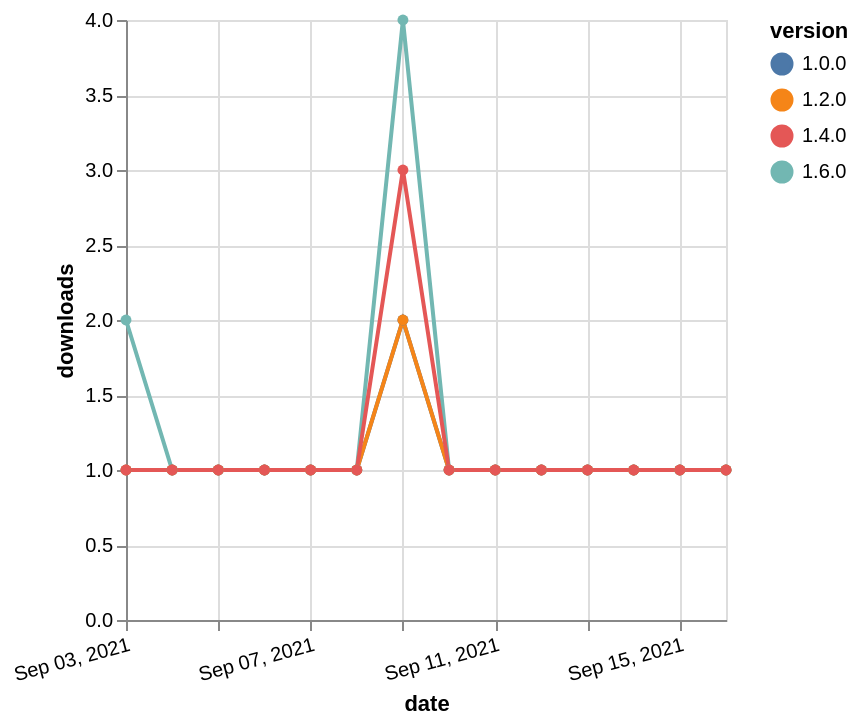

Vega-Lite specification stored for this chart:
### Vega-Lite specification from a JSON file in a GitHub repository (floating-point values rounded to 4 significant figures)
{"$schema": "https://vega.github.io/schema/vega-lite/v5.json", "description": "A simple bar chart with embedded data.", "data": {"values": [{"date": "2021-09-03", "total": 128, "delta": 2, "version": "1.6.0"}, {"date": "2021-09-04", "total": 129, "delta": 1, "version": "1.6.0"}, {"date": "2021-09-05", "total": 130, "delta": 1, "version": "1.6.0"}, {"date": "2021-09-06", "total": 131, "delta": 1, "version": "1.6.0"}, {"date": "2021-09-07", "total": 132, "delta": 1, "version": "1.6.0"}, {"date": "2021-09-08", "total": 133, "delta": 1, "version": "1.6.0"}, {"date": "2021-09-09", "total": 137, "delta": 4, "version": "1.6.0"}, {"date": "2021-09-10", "total": 138, "delta": 1, "version": "1.6.0"}, {"date": "2021-09-11", "total": 139, "delta": 1, "version": "1.6.0"}, {"date": "2021-09-12", "total": 140, "delta": 1, "version": "1.6.0"}, {"date": "2021-09-13", "total": 141, "delta": 1, "version": "1.6.0"}, {"date": "2021-09-14", "total": 142, "delta": 1, "version": "1.6.0"}, {"date": "2021-09-15", "total": 143, "delta": 1, "version": "1.6.0"}, {"date": "2021-09-16", "total": 144, "delta": 1, "version": "1.6.0"}, {"date": "2021-09-03", "total": 188, "delta": 1, "version": "1.0.0"}, {"date": "2021-09-04", "total": 189, "delta": 1, "version": "1.0.0"}, {"date": "2021-09-05", "total": 190, "delta": 1, "version": "1.0.0"}, {"date": "2021-09-06", "total": 191, "delta": 1, "version": "1.0.0"}, {"date": "2021-09-07", "total": 192, "delta": 1, "version": "1.0.0"}, {"date": "2021-09-08", "total": 193, "delta": 1, "version": "1.0.0"}, {"date": "2021-09-09", "total": 195, "delta": 2, "version": "1.0.0"}, {"date": "2021-09-10", "total": 196, "delta": 1, "version": "1.0.0"}, {"date": "2021-09-11", "total": 197, "delta": 1, "version": "1.0.0"}, {"date": "2021-09-12", "total": 198, "delta": 1, "version": "1.0.0"}, {"date": "2021-09-13", "total": 199, "delta": 1, "version": "1.0.0"}, {"date": "2021-09-14", "total": 200, "delta": 1, "version": "1.0.0"}, {"date": "2021-09-15", "total": 201, "delta": 1, "version": "1.0.0"}, {"date": "2021-09-16", "total": 202, "delta": 1, "version": "1.0.0"}, {"date": "2021-09-03", "total": 167, "delta": 1, "version": "1.2.0"}, {"date": "2021-09-04", "total": 168, "delta": 1, "version": "1.2.0"}, {"date": "2021-09-05", "total": 169, "delta": 1, "version": "1.2.0"}, {"date": "2021-09-06", "total": 170, "delta": 1, "version": "1.2.0"}, {"date": "2021-09-07", "total": 171, "delta": 1, "version": "1.2.0"}, {"date": "2021-09-08", "total": 172, "delta": 1, "version": "1.2.0"}, {"date": "2021-09-09", "total": 174, "delta": 2, "version": "1.2.0"}, {"date": "2021-09-10", "total": 175, "delta": 1, "version": "1.2.0"}, {"date": "2021-09-11", "total": 176, "delta": 1, "version": "1.2.0"}, {"date": "2021-09-12", "total": 177, "delta": 1, "version": "1.2.0"}, {"date": "2021-09-13", "total": 178, "delta": 1, "version": "1.2.0"}, {"date": "2021-09-14", "total": 179, "delta": 1, "version": "1.2.0"}, {"date": "2021-09-15", "total": 180, "delta": 1, "version": "1.2.0"}, {"date": "2021-09-16", "total": 181, "delta": 1, "version": "1.2.0"}, {"date": "2021-09-03", "total": 197, "delta": 1, "version": "1.4.0"}, {"date": "2021-09-04", "total": 198, "delta": 1, "version": "1.4.0"}, {"date": "2021-09-05", "total": 199, "delta": 1, "version": "1.4.0"}, {"date": "2021-09-06", "total": 200, "delta": 1, "version": "1.4.0"}, {"date": "2021-09-07", "total": 201, "delta": 1, "version": "1.4.0"}, {"date": "2021-09-08", "total": 202, "delta": 1, "version": "1.4.0"}, {"date": "2021-09-09", "total": 205, "delta": 3, "version": "1.4.0"}, {"date": "2021-09-10", "total": 206, "delta": 1, "version": "1.4.0"}, {"date": "2021-09-11", "total": 207, "delta": 1, "version": "1.4.0"}, {"date": "2021-09-12", "total": 208, "delta": 1, "version": "1.4.0"}, {"date": "2021-09-13", "total": 209, "delta": 1, "version": "1.4.0"}, {"date": "2021-09-14", "total": 210, "delta": 1, "version": "1.4.0"}, {"date": "2021-09-15", "total": 211, "delta": 1, "version": "1.4.0"}, {"date": "2021-09-16", "total": 212, "delta": 1, "version": "1.4.0"}]}, "width": "container", "mark": {"type": "line", "point": {"filled": true}}, "encoding": {"x": {"field": "date", "type": "temporal", "timeUnit": "yearmonthdate", "title": "date", "axis": {"labelAngle": -15}}, "y": {"field": "delta", "type": "quantitative", "title": "downloads"}, "color": {"field": "version", "type": "nominal"}, "tooltip": {"field": "delta"}}}
